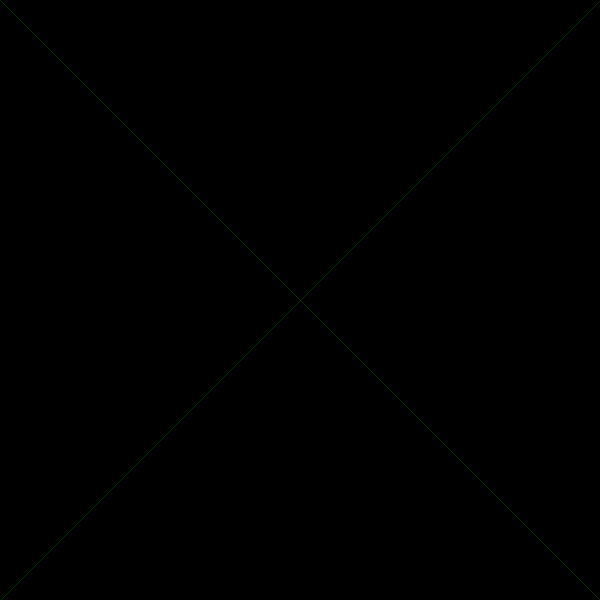
Frame 1 (no input)
Frame 60 (the mouse pressed at the canvas centre just before this capture): identical to frame 1, image omitted
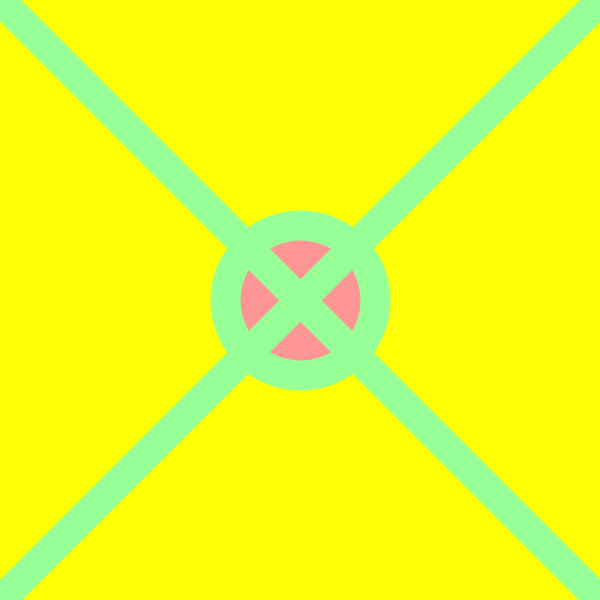
Frame 120 (the mouse held since frame 60 and released just before this capture)

The Processing sketch that drew these frames (run headless with seeded random() and noise(); from frame 60 on, the mouse is pressed at the canvas centre):

// Processing sketch: drawing_excercise_2
// ── drawing_excercise_2.pde
void setup() {
  size(600,600);
}

void draw () {
  // This bg changes dynamically
  background(mouseX,mouseY,(mouseX+mouseY)/100 );
  // The circle's size and color change dynamically
  fill(255,mouseX/2,mouseY/2);
  ellipse(mouseX,mouseY, mouseY/2, mouseX/2);
  // These lines' color and stroke changes dynamically
  stroke(mouseX/2,255,mouseY/2);
  strokeWeight(mouseY/10);
  line(0,0,width,height);
  line(width,0,0,height);
}
